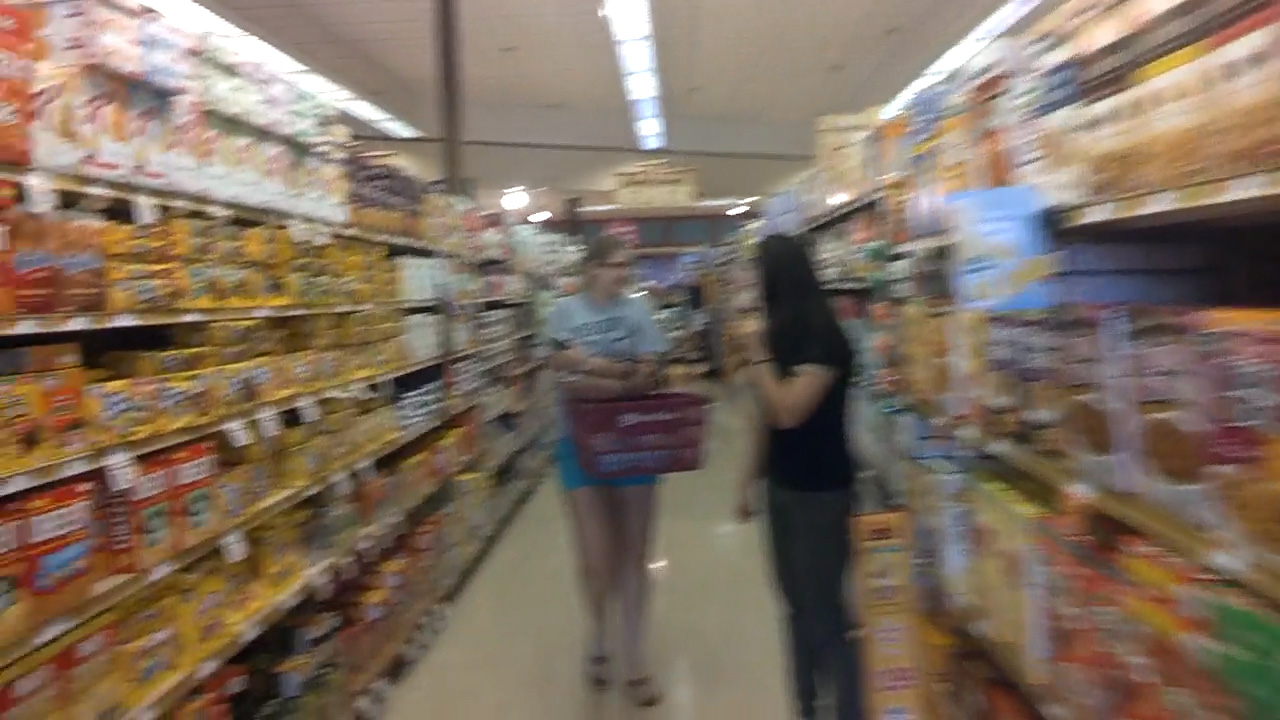
#> input picture gstore_snippets/cookie_snippet/cookie_00138.jpg, 1280 x 720 px, given in place of cookie_00177.jpg, which was not available
$ python object_match.py   (Python 2 division)   (older library calls are emulated)
#> lines starting #> are read from the running program, lines starting #| are printed output that depends on the picture; after the words box and inside, x2 and y2 are one past the last pixel; in counts of white or black regions, pixels touching at a corner belong together; pictures that were not available may be replaced by others from this repository, and a replacement may not be noted
import cv2
import numpy as np
import scipy as sp


def match_object(previous, current, train_img, pos, frame, show = False):
    """
    Takes in:
        previous -> center of the previous image
        current ->  image being analyzed (with path)
        train_img -> training image for keypoint matching
        pos -> corners (left top, right bottom) of object in trianing img
        show -> determines if visualization is displayed
    Outputs:
        ??

    """
#> called with frame = 177, show = True
    #Take in training image with coordinates of tracked object
    t_img = cv2.imread(train_img)
#> t_img is the input picture: shape (720, 1280, 3); mean B, G, R 95, 110.2, 126.7

    #query image
    q_img = cv2.imread(current)

    x1 = pos[2]
    y1 = pos[3]
    x2 = pos[0]
    y2 = pos[1]

    #I choose YOU! ORB-achu or SIFT-emon
    detector = cv2.SIFT()

    #Keeps only keypoints within the grocery item selection
    t_k, t_d = detector.detectAndCompute(t_img, None)   #training image
#> t_k = 2244 keypoints; strongest (x, y, size): (730, 212, 4.2), (545, 215, 6.7), (119, 212, 17.7), (514, 199, 18)
    train_d = []
    train_k = []
    for index in range(len(t_k)):
        if x1<=t_k[index].pt[0]<= x2 and y1<= t_k[index].pt[1] <=y2:
            train_d.append(t_d[index])
            train_k.append(t_k[index])
#> after the loop, train_d = 17 items; train_k = 17 keypoints; strongest (x, y, size): (616, 442, 93.1), (731, 437, 40.6), (653, 392, 2.6), (689, 465, 11.6)
    t_d = train_d
#> t_d = 17 items
    t_k = train_k
#> t_k has the same summary as train_k

    #create a list of keypoints for entire image, subtract out tracked object keypoints
    q_k, q_d = detector.detectAndCompute(q_img, None)   #query image
#> q_k has the same summary as t_k

    try:
        matcher = cv2.BFMatcher() #(normType = cv2.NORM_HAMMING)

        #match list of object keypoints to list of remaining matches
        matches = matcher.knnMatch(np.array(t_d), q_d, k =2)
#> matches = 17 matches

        good_matches = []
        for m,n in matches:
            if m.distance < 0.75*n.distance:
                # Get coordinate of the match
                m_x = int(q_k[m.trainIdx].pt[0])
                m_y = int(q_k[m.trainIdx].pt[1])
                good_matches.append((m_x, m_y))
#> this loop made 17 passes
#> (m_x, m_y) on passes 1 to 12: (616, 442), (616, 442), (629, 423), (646, 476), (653, 392), (667, 416), (667, 416), (671, 470), (672, 475), (672, 485), (676, 394), (676, 470)
#> after the loop, good_matches = [(616, 442), (616, 442), (629, 423), (646, 476), (653, 392), (667, 416), (667, 416), (671, 470), (672, 475), (672, 485), (676, 394), (676, 470), (684, 459), (689, 464), (699, 400), (703, 406), (731, 436)]

        new_center, img_radius = mean_shift(hypothesis = (previous),
                                            keypoints = good_matches,
                                            threshold = 10,
                                            current = q_img,
                                            show = True,
                                            frame = frame)
        return new_center

    except Exception as inst:
        print inst
        print "Likely there are no matches"
        return center

def mean_shift(hypothesis, keypoints, threshold, frame, current = None, show = False):
    """
    Inputs:
        hypothesis -> Previous center point as a starting hypothesis
        keypoints -> List of keypoint (x,y) coordinates
        Threshold -> maximum acceptable difference in center between iterations (eg 10 pixels, 5 pixels)
        current -> np array representing the image (for visualization)
        show -> determines whether visualization is shown

    Returns:
        New center of keypoints
        Radius
        If show is true -> displays the center, keypoints and a circle around the object
    """
#> called with threshold = 10, frame = 177, show = True

    if len(keypoints) > 1:

        #assigns a value to the weighting constant -> based on
        #experimental results on cropped cookie_00274
        c = 0.00001

        #arbitrarily set diff high to go through loop at least once
        diff = 1000

        while(diff > threshold):
            #sets up lists of weights and weights*position
            x_weights = []
            y_weights = []
            weighted_x = []
            weighted_y = []
            #Creats a list of weighted points, where points near the
            #hypothesis have a larger weight
            last_guess = hypothesis
            for kp in keypoints:
                x_val = np.exp(-c * (kp[0] - last_guess[0])**2)
                x_weights.append(x_val)
                weighted_x.append(x_val*kp[0])
                y_val = np.exp(-c * (kp[1] - last_guess[1])**2)
                y_weights.append(y_val)
                weighted_y.append(y_val*kp[1])

            #finds 'center of mass' of the points to determine new center
            x = int(sum(weighted_x)/sum(x_weights))
            y = int(sum(weighted_y)/sum(y_weights))

            #update hypothesis
            hypothesis = (x,y)

            diff = np.sqrt((last_guess[0] - x)**2 + (last_guess[1] - y)**2)

            # Finding the radius:
            norm_weights = [np.linalg.norm([x_weights[i], y_weights[i]]) for i in range(len(x_weights))]
            avg_weight = sum(norm_weights)/len(norm_weights)
            std_weight = np.std(norm_weights)

            # Threshold based on standard deviations (to account for different kp density scenarios)
            threshold = avg_weight #- .25*std_weight
            inliers = []

            # Radius corresponds to the farthest-away keypoints are in the threshold from center of mass (x,y)
            for index in range(len(norm_weights)):
                if norm_weights[index] > threshold:
                    coords = [keypoints[index][0] - x, keypoints[index][1] - y]
                    inliers.append(np.linalg.norm(coords))
            radius = int(max(inliers))

        #visualizes moving center and displays keypoints
        if show:
            img = current   #Needs to be np array (alread opened by cv2)
            for k in keypoints:
                cv2.circle(img, k, 2, [255, 0, 0], 2)
#> this loop made 17 passes
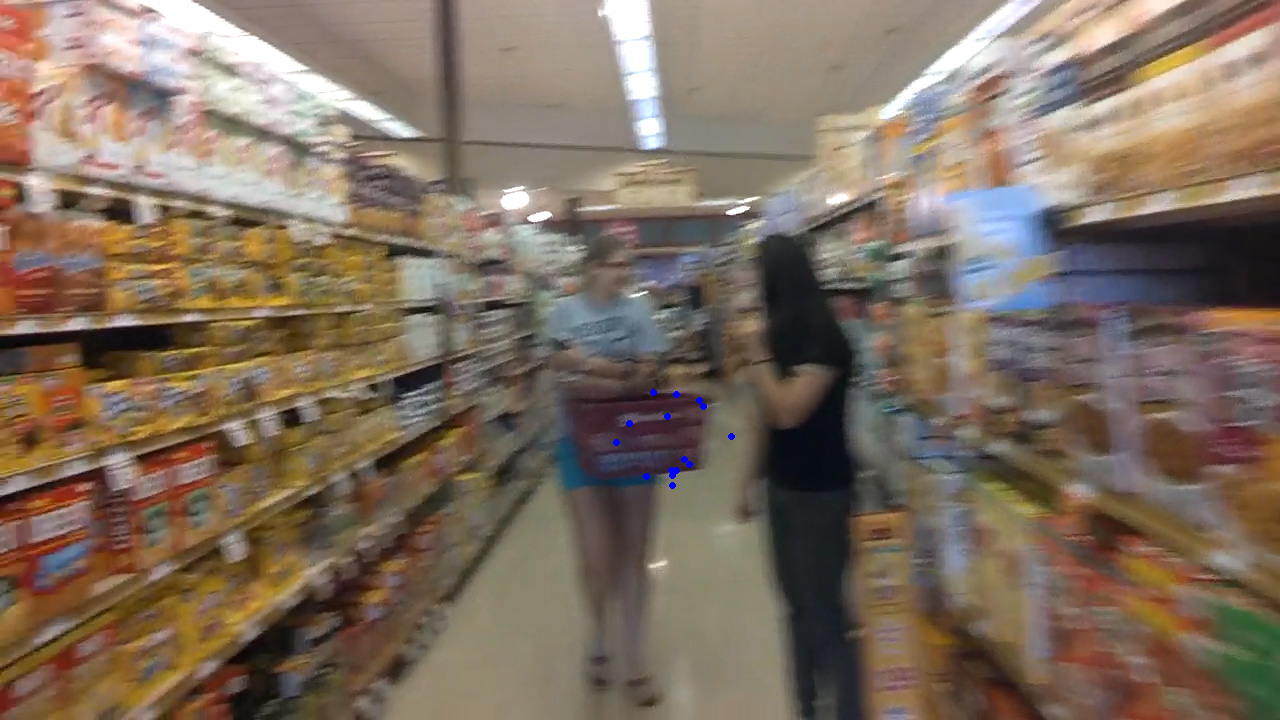
#> img: shape (720, 1280, 3); 0.06% of pixels changed, all inside (x1, y1, x2, y2) = (613, 389, 735, 489)
            cv2.circle(img, hypothesis, 3, [0, 0, 255], 3)
#> img: shape (720, 1280, 3); 0.01% of pixels changed, all inside (x1, y1, x2, y2) = (663, 434, 674, 445)
            cv2.circle(img, hypothesis, radius, [100,255,0], 2)
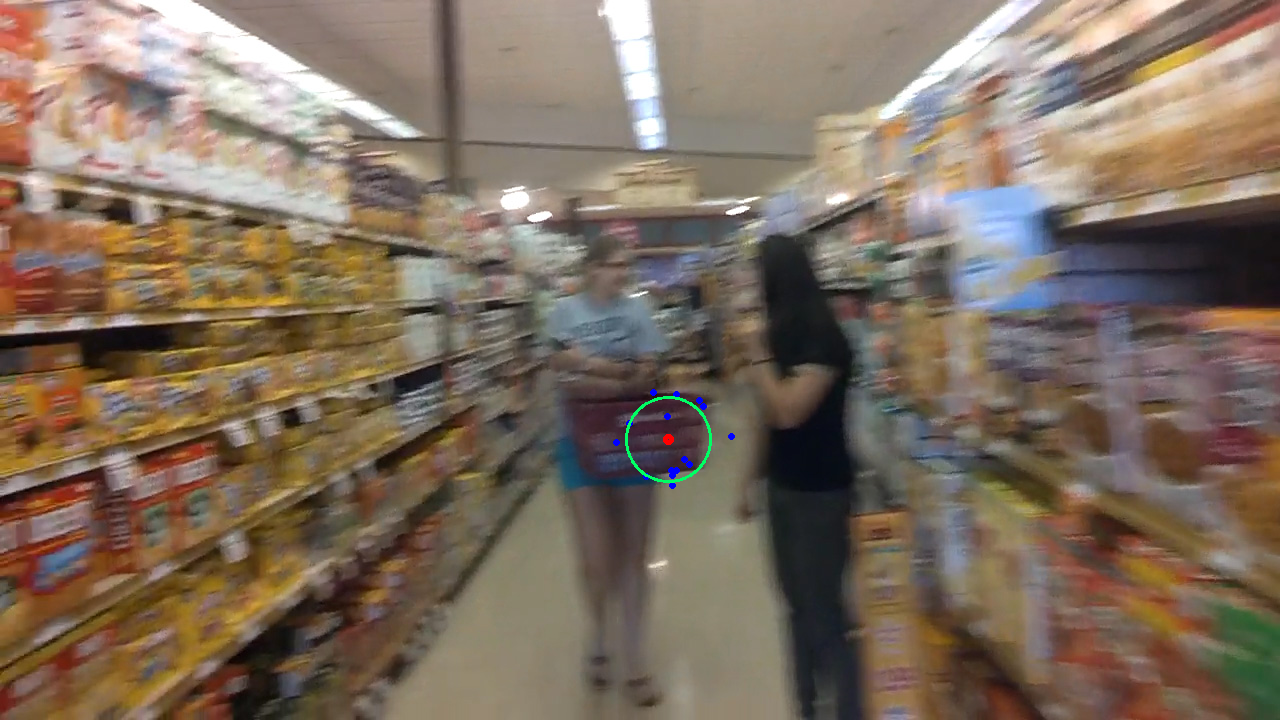
#> img: shape (720, 1280, 3); mean B, G, R 95.1, 110.4, 126.6
            cv2.imshow('Frame %d: Current hypothesis' % frame, img)
            # cv2.imwrite('./OT-res/meanshift/cookie/halfwidth_177.jpg', img)
            cv2.waitKey(0)
        return hypothesis, radius

    elif len(keypoints) == 1: # That moment when there's only one good match and the stdev of a single element set is zero...

        hypothesis = (keypoints[0][0], keypoints[0][1])
        radius = 10

        #visualizes moving center and displays keypoints
        if show:
            img = current   #Needs to be np array (alread opened by cv2)
            cv2.circle(img, hypothesis, 3, [0, 0, 255], 3)
            cv2.circle(img, hypothesis, radius, [100,255,0], 2)
            # cv2.imwrite('./OT-res/meanshift/cookie/cookie_00%d.jpg' % frame, img)
            cv2.imshow('Frame %d: Current hypothesis' % frame, img)
            cv2.waitKey(0)

        return hypothesis, radius


if __name__ == '__main__':
    # initial values for prototyping w/ the cookies. :P
    old_center = [600, 470]
    center = old_center
    pos = [744,514,606,392]

    for frame in range(177,280):
        cv2.destroyAllWindows()
        print "Frame number: %d" % frame
        center = match_object(previous = center,
                              current = '../gstore-snippets/cookie_snippet/cookie_00%d.jpg' % frame,
                              train_img = '../gstore-snippets/cookie_snippet/cookie_00177.jpg',
                              pos = pos,
                              show = True,
                              frame = frame)
#> in match_object, `new_center, img_radius = mean_shift(hypothesis = (previous), keypoints..`: new_center = (668, 439); img_radius = 42
#> center = (668, 439)
        old_center = center
#> old_center = (668, 439)
#> pass 2 of the loop `for frame in range(177,280):`:
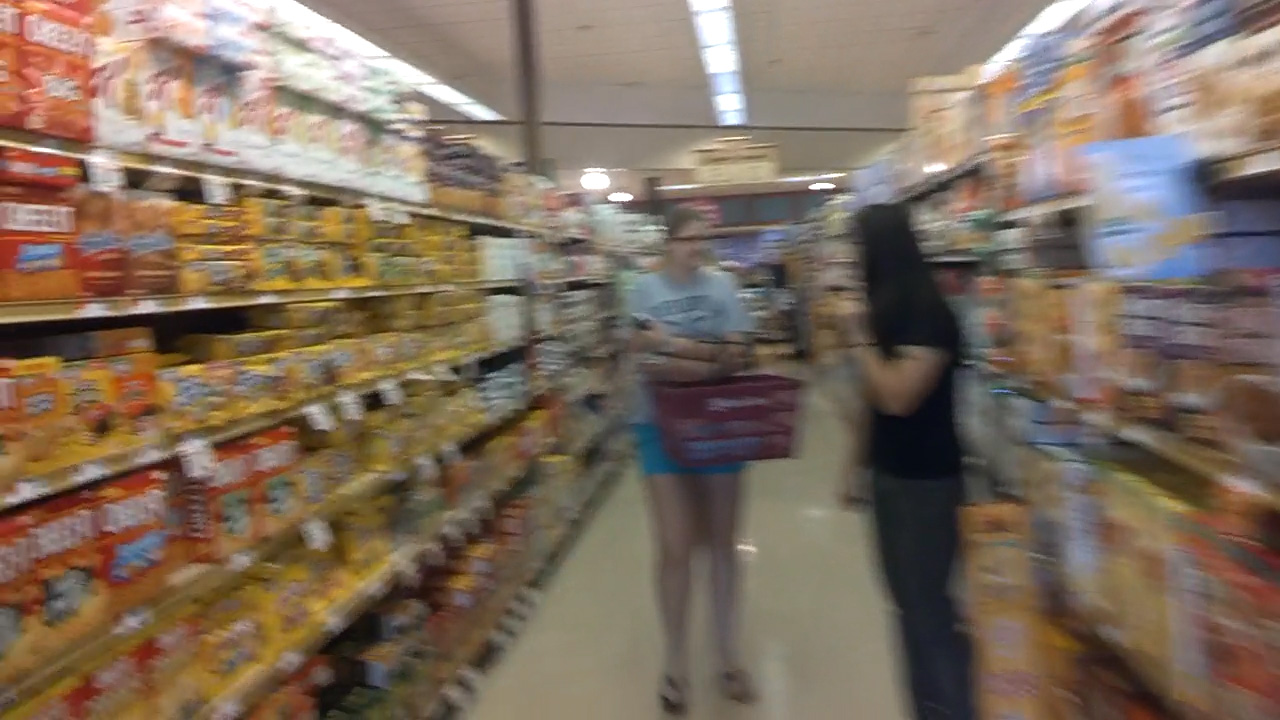
#> input picture gstore_snippets/cookie_snippet/cookie_00143.jpg, 1280 x 720 px, given in place of cookie_00178.jpg, which was not available
#> in match_object, q_img is the input picture: shape (720, 1280, 3); mean B, G, R 93.9, 109.5, 126.9
#> in match_object (call 2), `t_k = train_k`: t_k has the same summary as train_k
#> q_k = 1800 keypoints; strongest (x, y, size): (831, 186, 4.1), (812, 187, 4), (94, 310, 12.1), (148, 307, 11.5)
#> the loop in match_object (call 2), `for m,n in matches:` made 17 passes
#> (m_x, m_y) on passes 1, 2, 4, 9, 10, 13, 14, 17: (703, 425), (703, 425), (732, 463), (753, 462), (760, 474), (776, 444), (783, 452), (827, 436)
#> after the loop in match_object (call 2), `for m,n in matches:`: good_matches = [(703, 425), (703, 425), (732, 463), (753, 462), (760, 474), (776, 444), (783, 452), (827, 436)]
#> the loop in mean_shift (call 2), `while(diff > threshold):` made 3 passes
#> (norm_weights, avg_weight, std_weight, threshold) on passes 2 to 3: ([1.39, 1.39, 1.41, 1.41, 1.41, 1.41, 1.41, 1.37], 1.4, 0.0121, 1.4), ([1.39, 1.39, 1.41, 1.41, 1.41, 1.41, 1.41, 1.38], 1.4, 0.0118, 1.4)
#> the loop in mean_shift (call 2), `for k in keypoints:` made 8 passes
#> in mean_shift (call 2), `cv2.circle(img, hypothesis, radius, [100,255,0], 2)`:
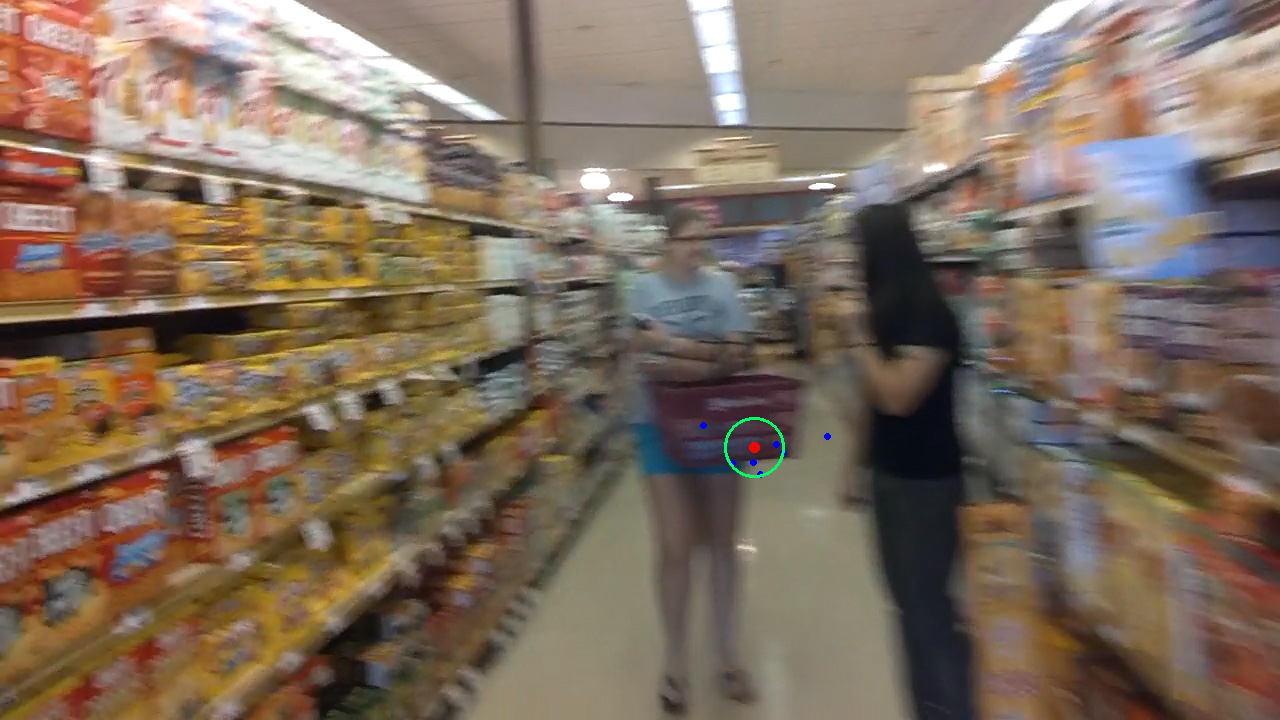
#> img: shape (720, 1280, 3); mean B, G, R 93.9, 109.5, 126.8
#> new_center = (754, 447); img_radius = 29
#> center = (754, 447)
#> (the run stopped early here; a loop or call above may not have finished)
